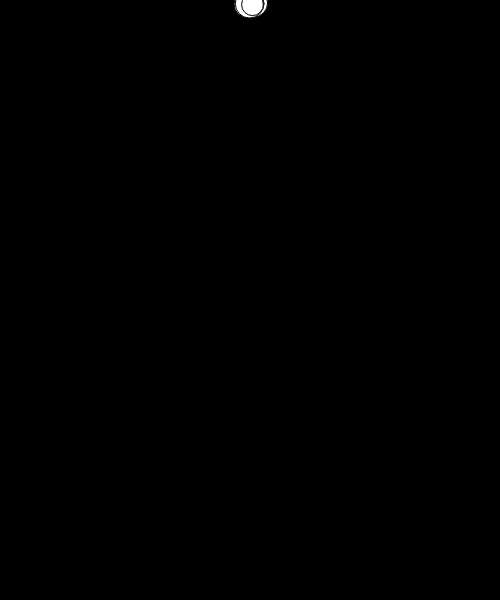
Frame 1 (no input)
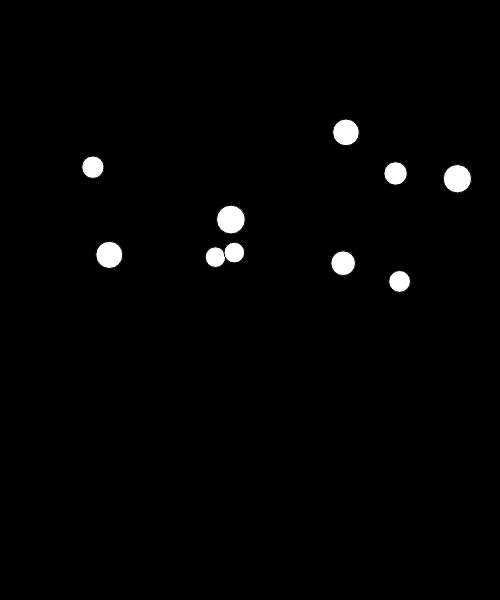
Frame 60 (no input)
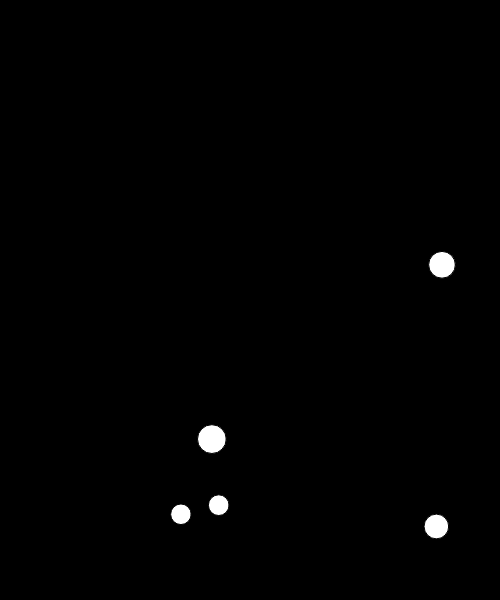
Frame 120 (the mouse pressed at the canvas centre since frame 60)

The p5.js sketch that drew these frames (run headless with seeded random() and noise() and a simulated clock; from frame 60 on, the mouse is pressed at the canvas centre):

// p5.js sketch
// ── sketch.js
// IMA NYU Shanghai
// The Nature of Code
// MOQN
// Feb 14 2017

var circles = [];

function setup() {
  createCanvas(500, 600);
  
  for (var i = 0; i < 10; i++) {
    var x = width / 2;
    var y = 0;
    var dia = random(20, 30);
    var xspd = random(-4, 4);
    var yspd = random(2, 5);
    circles.push( new Circle(x,y,dia,xspd, yspd) );
  }
}

function draw() {
  background(0);

  for (var i = 0; i < circles.length; i++) {
    circles[i].move();
    circles[i].display();
  }
}

function Circle(x,y,dia,xspd, yspd) {
  this.x = x;
  this.y = y;
  this.dia = dia;
  this.xspd = xspd;
  this.yspd = yspd;
  
  this.move = function() {
    this.x += this.xspd;
    this.y += this.yspd;
  }
  this.display = function() {
    ellipse(this.x, this.y, this.dia);
  }
}




//
